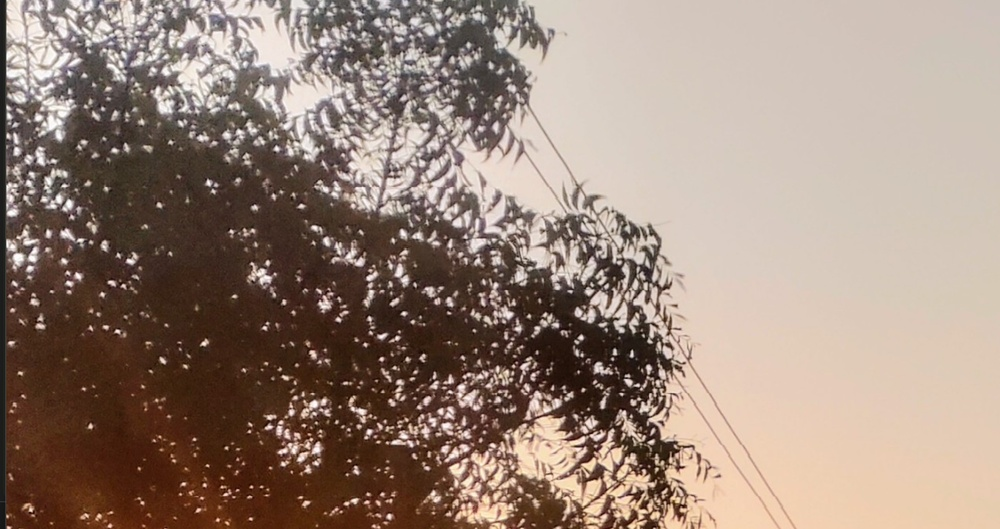
#> input picture 09_Filter_Comparison/input9.jpg, 1000 x 529 px, shrunk from 1908 x 1009 before the run
$ python program.py
#> lines starting #> are read from the running program, lines starting #| are printed output that depends on the picture
import cv2

img = cv2.imread("input9.jpg")
#> img is the input picture: shape (529, 1000, 3); mean B, G, R 121.1, 133.5, 153.5

mean = cv2.blur(img, (5,5))
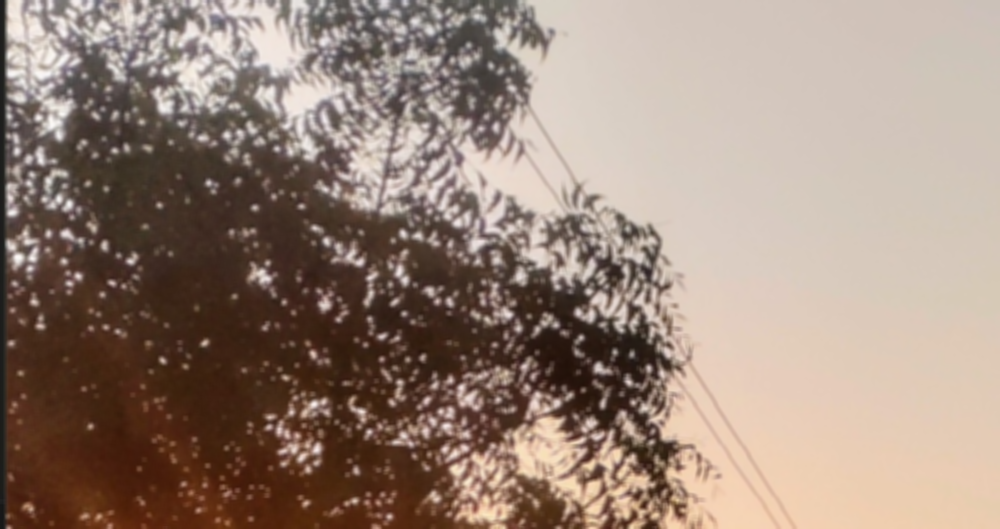
#> mean: shape (529, 1000, 3); mean B, G, R 121.1, 133.5, 153.5
gaussian = cv2.GaussianBlur(img, (11,11), 0)
median = cv2.medianBlur(img, 5)

cv2.imshow("Mean", mean)
cv2.imshow("Gaussian", gaussian)
cv2.imshow("Median", median)

cv2.imwrite("output_mean.png", mean)
cv2.imwrite("output_gaussian.png", gaussian)
cv2.imwrite("output_median.png", median)

cv2.waitKey(0)
cv2.destroyAllWindows()
